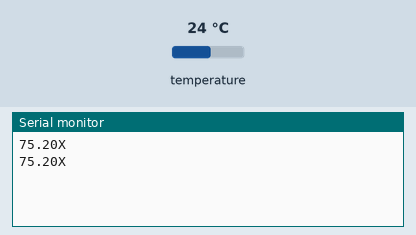
This sketch was run on a simulated Arduino Uno, built with avr-gcc and run on an emulated ATmega328P. Shown: the last lines printed to the serial monitor. The inputs (shaded band) are chosen by the test bench; at power-on: temperature 24 °C. No radio packets arrive unless stated.

Above: at 1.8 s.
1.9 s: temperature set to 12 °C
At 2.9 s:
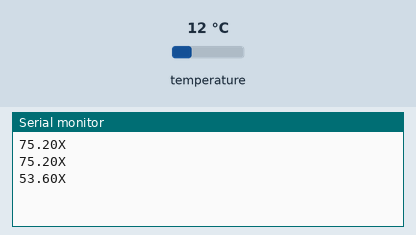
3.4 s: temperature set to 19 °C
At 4.9 s:
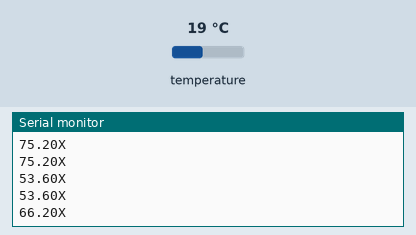
Timing chart, 0 to 6.4 s (numbered marks = the images above; inputs shaded):
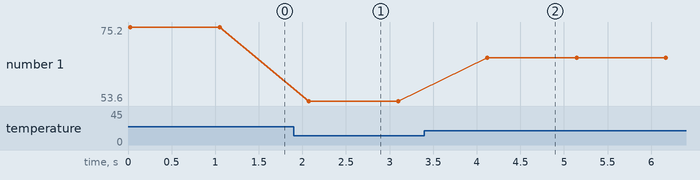

The sketch:

riyas-temp-multiple.ino
```cpp
#include <DallasTemperature.h>

#include <SPI.h>
#include "nRF24L01.h"
#include "RF24.h"
// For using the temperature sensor DS18S20
#include <OneWire.h>
int DS18S20_Pin = 2; //DS18S20 Signal pin on digital 2
OneWire ds(DS18S20_Pin);  // on digital pin 2

//for nrf24 debug
int serial_putc( char c, FILE * )
{
  Serial.write( c );
  return c;
}

//for nrf24 debug
void printf_begin(void)
{
  fdevopen( &serial_putc, 0 );
}

//nRF24 set the pin 9 to CE and 10 to CSN/SS
// Cables are:
//     SS       -> 10
//     MOSI     -> 11
//     MISO     -> 12
//     SCK      -> 13

RF24 radio(9,10);

//we only need a write pipe, but am planning to use it later
const uint64_t pipes[2] = { 0xF0F0F0F0E1LL,0xF0F0F0F0D2LL };

// here we can send up to 30 chars
char SendPayload[31] = "blog.riyas.org";

void setup(void) {
  Serial.begin(57600); //Debug
  printf_begin();
  //nRF24 configurations
  radio.begin();
  radio.setChannel(0x4c);
  radio.setAutoAck(1);
  radio.setRetries(15,15);
  radio.setDataRate(RF24_250KBPS);
  radio.setPayloadSize(32);
  radio.openReadingPipe(1,pipes[0]);
  radio.openWritingPipe(pipes[1]);
  radio.startListening();
  radio.printDetails(); //for Debugging
}

void loop() {

  //Get temperature from sensor
    float temperature = getTemp();
  // Assign temperature to payload, here am sending it as string
  dtostrf(temperature,2,2,SendPayload);

  //add a tag
  strcat(SendPayload, "X");   // add first string

  //send a heartbeat
  radio.stopListening();
  bool ok = radio.write(&SendPayload,strlen(SendPayload));
  radio.startListening();

  Serial.println(SendPayload);

  // slow down a bit
  delay(1000);
}


// Getting temperature from DS18S20

float getTemp(){
  //returns the temperature from one DS18S20 in DEG F

  byte data[12];
  byte addr[8];

  if ( !ds.search(addr)) {
      //no more sensors on chain, reset search
      ds.reset_search();
      return -9999;
  }

  if ( OneWire::crc8( addr, 7) != addr[7]) {
      Serial.println("CRC is not valid!");
      return -8888;
  }

  if ( addr[0] != 0x10 && addr[0] != 0x28) {
      Serial.print("Device is not recognized");
      return -7777;
  }

  ds.reset();
  ds.select(addr);
  ds.write(0x44,1); // start conversion, with parasite power on at the end

  byte present = ds.reset();
  ds.select(addr);
  ds.write(0xBE); // Read Scratchpad


  for (int i = 0; i < 9; i++) { // we need 9 bytes
    data[i] = ds.read();
  }

  ds.reset_search();

  byte MSB = data[1];
  byte LSB = data[0];

  float tempRead = ((MSB << 8) | LSB); //using two's compliment
  float TemperatureSum = tempRead / 16;

  TemperatureSum = TemperatureSum * 1.8 + 32;

  return TemperatureSum;

}
```

Measured:
- after the input at 1.9 s, the serial monitor: prints a new line after 0.17 s (image 1)
- after the input at 3.4 s, the serial monitor: prints a new line after 0.72 s (image 2)
- plotted number 1: 75.2 → 53.6 after the input at 1.9 s, 53.6 → 66.2 after the input at 3.4 s
